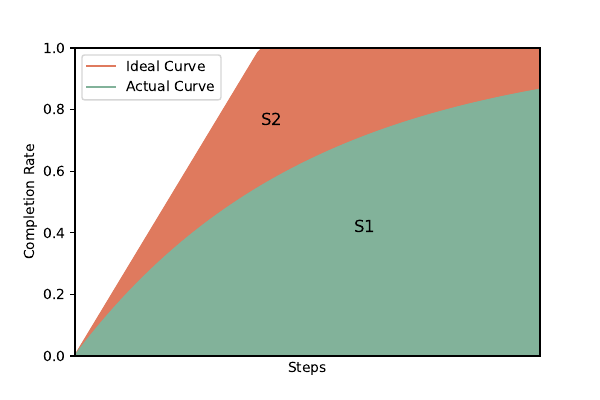

This figure's Python source:
import matplotlib.pyplot as plt
import numpy as np

# 设置步长
steps = np.linspace(0, 20, 100)

# 理想效率
ideal_efficiency = np.ones_like(steps)
ideal_efficiency[steps > 8] = 1
ideal_efficiency[steps <= 8] = steps[steps <= 8] / 8

# 实际效率
actual_efficiency = 1 - np.exp(-steps / 10)

# 绘制理想效率
plt.plot(steps, ideal_efficiency, label='Ideal Curve', color=(223/255, 122/255, 94/255))

# 绘制实际效率
plt.plot(steps, actual_efficiency, label='Actual Curve', color=(130/255, 178/255, 154/255))

# 设置横轴和纵轴标签
plt.xlabel('Steps')
plt.ylabel('Completion Rate')

# 添加图例
plt.legend()

# 设置横纵轴范围从0开始
plt.xlim(0, 20)
plt.ylim(0, 1)

# 在两个曲线下方分别绘制有颜色的区域
plt.fill_between(steps, ideal_efficiency, color=(223/255, 122/255, 94/255), label='S1')
plt.fill_between(steps, actual_efficiency, color=(130/255, 178/255, 154/255), label='S2')

# 隐藏横轴上的ticks
plt.xticks([])

# 修改区域标签颜色为黑色
plt.text(12, 0.4, 'S1', fontsize=12, color='black')
plt.text(8, 0.75, 'S2', fontsize=12, color='black')

# 设置图片尺寸
plt.gcf().set_size_inches(6, 4)

# 显示图形
plt.savefig('temp.pdf')